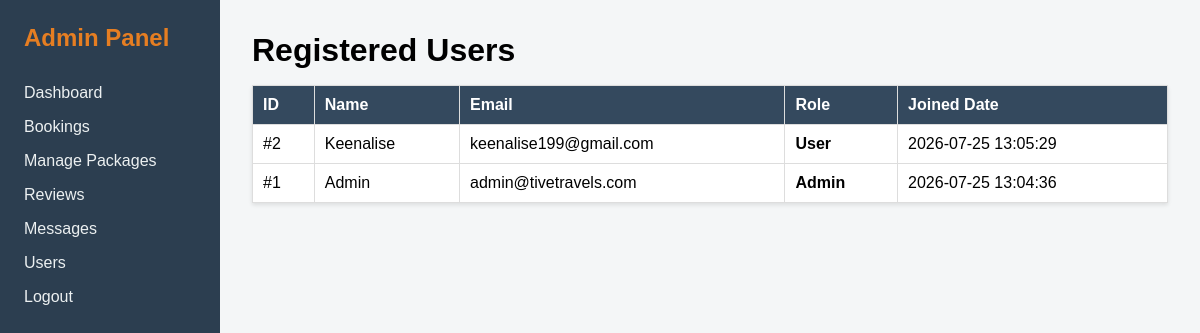
The page /admin/users.php (signed in) on the database its author committed.
### tables this page shows
CREATE TABLE `users` (
  `id` int NOT NULL AUTO_INCREMENT,
  `name` varchar(100) NOT NULL,
  `email` varchar(150) NOT NULL,
  `password` varchar(255) NOT NULL,
  `role` enum('user','admin') DEFAULT 'user',
  `created_at` timestamp NULL DEFAULT CURRENT_TIMESTAMP,
  PRIMARY KEY (`id`),
  UNIQUE KEY `email` (`email`)
);

### admin/users.php (the view, shortened to what this page needs)
<?php
include '../includes/connection.php';
$users = $conn->query("SELECT id, name, email, role, created_at FROM users ORDER BY id DESC");
?>
<!DOCTYPE html>
<html lang="en">
<head>
</head>
<body>
    <div class="admin-layout">
        <aside class="sidebar">
            <h2 style="color: #e67e22; margin-bottom: 2rem;">Admin Panel</h2>
            <ul>
                <li><a href="dashboard.php">Dashboard</a></li>
                <li><a href="bookings.php">Bookings</a></li>
                <li><a href="packages.php">Manage Packages</a></li>
                <li><a href="reviews.php">Reviews</a></li>
                <li><a href="messages.php">Messages</a></li>
                <li><a href="users.php">Users</a></li>
                <li><a href="../logout.php">Logout</a></li>
            </ul>
        </aside>
        <main class="main-content">
            <h1>Registered Users</h1>
            <table>
                <thead>
                    <tr>
                        <th>ID</th>
                        <th>Name</th>
                        <th>Email</th>
                        <th>Role</th>
                        <th>Joined Date</th>
                    </tr>
                </thead>
                <tbody>
                    <?php if ($users && $users->num_rows > 0): ?>
                        <?php while($row = $users->fetch_assoc()): ?>
                            <tr>
                                <td>#<?php echo $row['id']; ?></td>
                                <td><?php echo htmlspecialchars($row['name']); ?></td>
                                <td><?php echo htmlspecialchars($row['email']); ?></td>
                                <td><strong><?php echo ucfirst($row['role']); ?></strong></td>
                                <td><?php echo $row['created_at']; ?></td>
                            </tr>
                        <?php endwhile; ?>
                    <?php else: ?>
                        <tr><td colspan="5">No users found.</td></tr>
                    <?php endif; ?>
                </tbody>
            </table>
        </main>
    </div>
</body>
</html>

### admin/users.php (style rules this page uses)
* { margin:0; padding:0; box-sizing: border-box; font-family: sans-serif; }
.admin-layout { display: flex; min-height: 100vh; }
.sidebar { width: 220px; background: #2c3e50; color: #fff; padding: 1.5rem; }
.sidebar ul { list-style: none; }
.sidebar ul li { margin-bottom: 1rem; }
.sidebar ul li a { color: #ecf0f1; text-decoration: none; }
.main-content { flex: 1; background: #f4f6f7; padding: 2rem; }
table { width: 100%; border-collapse: collapse; background: #fff; margin-top: 1rem; box-shadow: 0 2px 4px rgba(0,0,0,0.1); }
th, td { padding: 10px; border: 1px solid #ddd; text-align: left; }
th { background: #34495e; color: #fff; }

### rows shown on the page
users: id "2", name "Keenalise", email "keenalise199@gmail.com", role "User", created_at "2026-07-25 13:05:29"
users: id "1", name "Admin", email "admin@tivetravels.com", role "Admin", created_at "2026-07-25 13:04:36"
